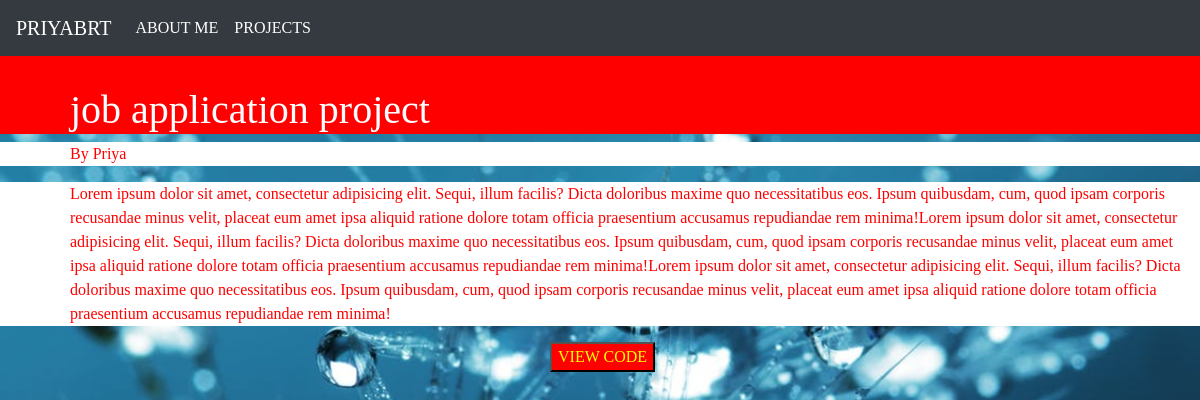
Page /2022/4/4/job-application-project/ on the committed database.
### protfolioapp/models.py (models this page shows, shortened)
class Post(models.Model):
    STATUS_CHOICES=(('draft','Draft'),('published','Published'))
    title=models.CharField(max_length=256)
    slug=models.CharField(max_length=256,unique_for_date='publish')
    author=models.ForeignKey(User,related_name='blog_posts',on_delete=models.CASCADE)
    body=models.TextField()
    publish=models.DateTimeField(default=timezone.now)
    created=models.DateTimeField(auto_now_add=True)
    updated=models.DateTimeField(auto_now=True)
    status=models.CharField(max_length=10,choices=STATUS_CHOICES,default='draft')
    class Meta:
        ordering=('-publish',)

### protfolioapp/views.py (the view)
# urls.py: path('<int:year>/<int:month>/<int:day>/<slug:post>/',views.post_detail_view,name='post_detail'),
def post_detail_view(request,year,month,day,post):
    post= get_object_or_404(Post,slug=post,status='published',publish__year=year,publish__month=month,publish__day=day)
    return render(request,'testapp/post_details.html',{'post':post})

### templates/testapp/post_details.html
<!DOCTYPE html>
{% extends 'testapp/base.html' %}
{% load static %}
{% block body_block %}
<link rel="stylesheet" type="text/css"  href="{% static 'css/details.css' %}">
<div class="contaier">
<h1 >{{post.title}}</h1>
<p id="pg">  By {{post.author|title}} </p>
<p >{{post.body|linebreaks}} </p>
<button>
    <a href="">VIEW CODE</a>
</button>
</div>
{% endblock %}

### static/css/home.css (style rules this page uses)
body { font-family: 'Noto Serif', serif; font-family: 'Rowdies', cursive; font-family: 'Source Serif 4', serif; font-family: 'Supermercado One', cursive; font-family: 'Bebas Neue', cursive; }
html { scroll-behavior: smooth; }

### static/css/details.css (style rules this page uses)
body { background-image: url('/static/images/11.jpeg'); background-repeat: no-repeat; background-size: cover; }
h1 { padding-top: 30px; padding-left: 70px; background: red; color: white; }
#pg { padding-left: 70px; color:red; }
p { padding-left: 70px; color: red; background: white; }
a { text-align: center; color: yellow; }
button { margin-left: 550px; background: red; color: yellow; }

### rows in the picture
Post: title "job application project", author "Priya", body "Lorem ipsum dolor sit amet, consectetur adipisicing elit. Sequi, illum facilis? Dicta doloribus maxime quo necessitatibus eos. Ipsum quibusdam, cum, quod ipsam corporis recusandae minus velit, placeat eum amet ipsa aliquid ratione dolore totam officia praesentium accusamus repudiandae rem minima!Lorem ipsum dolor sit amet, consectetur adipisicing elit. Sequi, illum facilis? Dicta doloribus maxime quo necessitatibus eos. Ipsum quibusdam, cum, quod ipsam corporis recusandae minus velit, placeat eum amet ipsa aliquid ratione dolore totam officia praesentium accusamus repudiandae rem minima!Lorem ipsum dolor sit amet, consectetur adipisicing elit. Sequi, illum facilis? Dicta doloribus maxime…"
